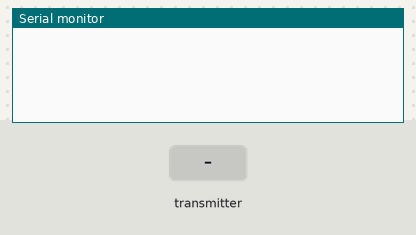
Simulated run of this sketch. Board: Arduino Nano, built with avr-gcc and run on an emulated ATmega328P. Shown: the last lines printed to the serial monitor. The test bench sets the inputs (shaded band). No radio packets arrive unless stated.

Above: at 1.2 s.
1.3 s: the transmitter starts sending receivedData.0 = 0
At 1.37 s:
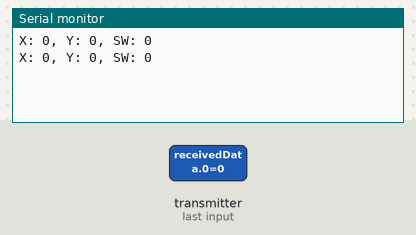
3.2 s: the transmitter starts sending receivedData.1 = 256
At 3.27 s:
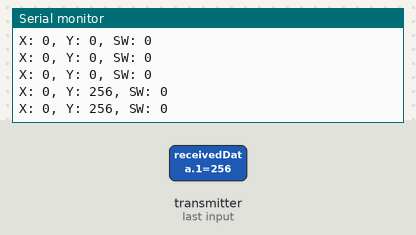
4.7 s: the transmitter starts sending receivedData.2 = 1023
At 4.77 s:
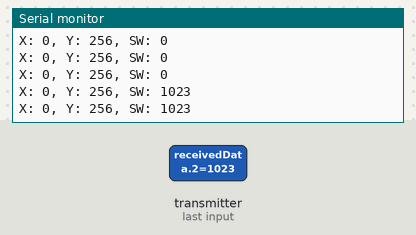
7.7 s: the transmitter starts sending receivedData.0 = 256
At 7.82 s:
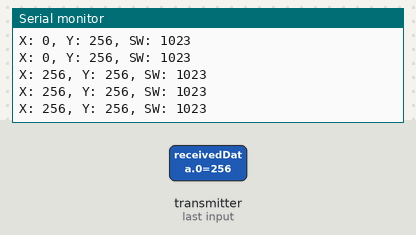
10.7 s: the transmitter starts sending receivedData.1 = 1023
At 10.82 s:
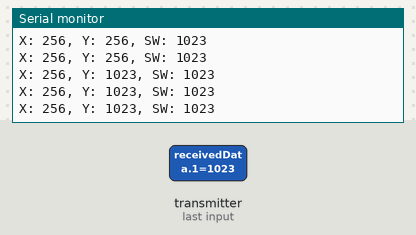
13.7 s: the transmitter starts sending receivedData.2 = 0
At 13.82 s:
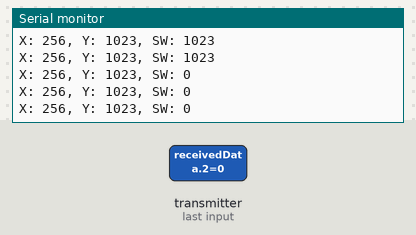
Timing chart, 0 to 16.7 s (numbered marks = the images above; inputs shaded):
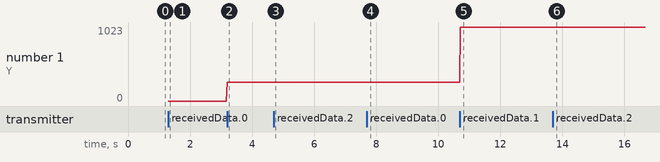

The sketch:

recieverTest.ino
```cpp
/*
* https://howtomechatronics.com/tutorials/arduino/arduino-wireless-communication-nrf24l01-tutorial/
* Arduino Nano
* Library: RF24 by TMRH20
*/

#include <SPI.h>
#include <nRF24L01.h>
#include <RF24.h>

RF24 radio(7, 8); // CE, CSN
const byte address[6] = "00001";

void setup() {
  Serial.begin(9600);
  radio.begin();
  if (!radio.begin()) {
    Serial.println("NRF24L01 initialization failed!");
    while (1);
  }
  radio.openReadingPipe(0, address);
  radio.setPALevel(RF24_PA_MIN);
  radio.startListening();
}

void loop() {
  if (radio.available()) {
    int receivedData[3]; // Array to store received data
    radio.read(&receivedData, sizeof(receivedData));
    // Print received X, Y, Z values
    Serial.print("X: ");
    Serial.print(receivedData[0]);
    Serial.print(", Y: ");
    Serial.print(receivedData[1]);
    Serial.print(", SW: ");
    Serial.println(receivedData[2]);
  }
}
```

Measured:
- after the input at 1.3 s, the serial monitor: prints a new line at once (image 1)
- after the input at 3.2 s, the serial monitor: prints a new line at once (image 2)
- after the input at 4.7 s, the serial monitor: prints a new line at once (image 3)
- after the input at 7.7 s, the serial monitor: prints a new line at once (image 4)
- after the input at 10.7 s, the serial monitor: prints a new line at once (image 5)
- after the input at 13.7 s, the serial monitor: prints a new line at once (image 6)
- plotted number 1: 0 → 256 after the input at 3.2 s
